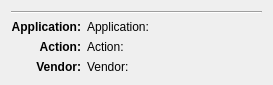
<ui version="4.0" >
 <class>AuthDetails</class>
 <widget class="QWidget" name="AuthDetails" >
  <property name="geometry" >
   <rect>
    <x>0</x>
    <y>0</y>
    <width>273</width>
    <height>80</height>
   </rect>
  </property>
  <property name="sizePolicy" >
   <sizepolicy vsizetype="MinimumExpanding" hsizetype="MinimumExpanding" >
    <horstretch>0</horstretch>
    <verstretch>0</verstretch>
   </sizepolicy>
  </property>
  <layout class="QGridLayout" name="gridLayout" >
   <item row="1" column="0" >
    <widget class="QLabel" name="label" >
     <property name="text" >
      <string>Application:</string>
     </property>
     <property name="font">
      <font>
       <weight>75</weight>
       <bold>true</bold>
      </font>
     </property>
     <property name="alignment">
      <set>Qt::AlignRight|Qt::AlignTrailing|Qt::AlignVCenter</set>
     </property>
    </widget>
   </item>
   <item row="2" column="0" >
    <widget class="QLabel" name="label_3" >
     <property name="font">
      <font>
       <weight>75</weight>
       <bold>true</bold>
      </font>
     </property>
     <property name="text" >
      <string>Action:</string>
     </property>
     <property name="alignment">
      <set>Qt::AlignRight|Qt::AlignTrailing|Qt::AlignVCenter</set>
     </property>
    </widget>
   </item>
   <item row="3" column="0" >
    <widget class="QLabel" name="vendorL" >
     <property name="text" >
      <string>Vendor:</string>
     </property>
     <property name="font">
      <font>
       <weight>75</weight>
       <bold>true</bold>
      </font>
     </property>
     <property name="alignment">
      <set>Qt::AlignRight|Qt::AlignTrailing|Qt::AlignVCenter</set>
     </property>
    </widget>
   </item>
   <item row="3" column="1" colspan="3" >
    <widget class="KUrlLabel" name="vendorUL" >
     <property name="text" >
      <string>Vendor:</string>
     </property>
     <property name="alignment">
      <set>Qt::AlignLeading|Qt::AlignLeft|Qt::AlignTop</set>
     </property>
     <property name="tipText" >
      <string/>
     </property>
     <property name="useTips" >
      <bool>true</bool>
     </property>
    </widget>
   </item>
   <item row="2" column="1" colspan="3" >
    <widget class="KUrlLabel" name="action_label" >
     <property name="text" >
      <string>Action:</string>
     </property>
     <property name="alignment">
      <set>Qt::AlignLeading|Qt::AlignLeft|Qt::AlignTop</set>
     </property>
     <property name="tipText" >
      <string/>
     </property>
     <property name="useTips" >
      <bool>true</bool>
     </property>
    </widget>
   </item>
   <item row="0" column="0" colspan="4" >
    <widget class="Line" name="line" >
     <property name="orientation" >
      <enum>Qt::Horizontal</enum>
     </property>
    </widget>
   </item>
   <item row="1" column="1" colspan="3" >
    <widget class="QLabel" name="app_label" >
     <property name="text" >
      <string>Application:</string>
     </property>
     <property name="alignment">
      <set>Qt::AlignLeading|Qt::AlignLeft|Qt::AlignTop</set>
     </property>
    </widget>
   </item>
  </layout>
 </widget>
 <customwidgets>
  <customwidget>
   <class>KUrlLabel</class>
   <extends>QLabel</extends>
   <header>kurllabel.h</header>
  </customwidget>
 </customwidgets>
 <resources/>
 <connections/>
</ui>
